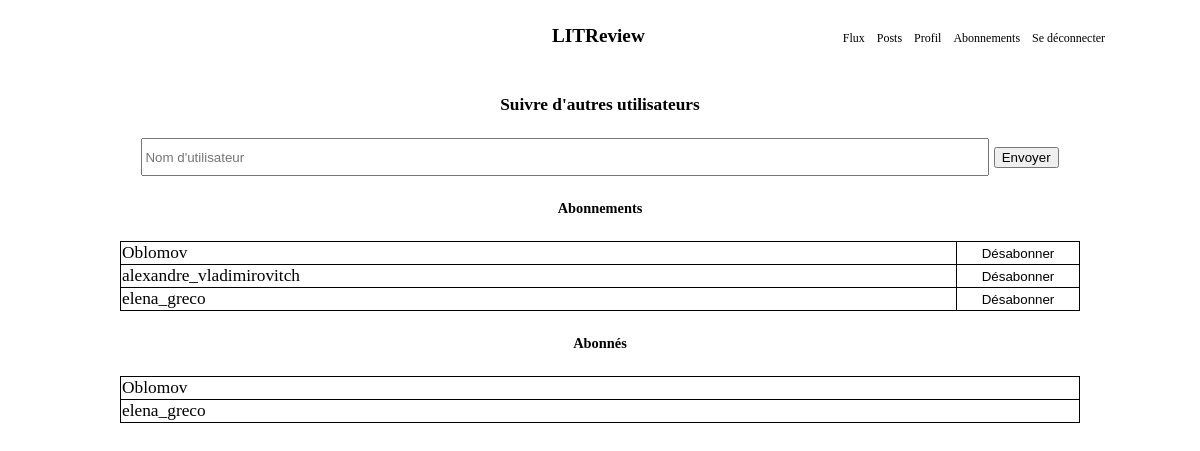
Screenshot of /abonnements/ (signed in) with the database file from the repository.
### feed/models.py (models this page shows)
class UserFollow(models.Model):
    user = models.ForeignKey(
        to=settings.AUTH_USER_MODEL, on_delete=models.CASCADE, related_name="following"
    )
    followed_user = models.ForeignKey(
        to=settings.AUTH_USER_MODEL,
        on_delete=models.CASCADE,
        related_name="followed_by",
    )
    class Meta:
        unique_together = (
            "user",
            "followed_user",
        )

### subscriptions/views.py (the view)
# urls.py: path("abonnements/", include("subscriptions.urls")),
@login_required
def subscriptions(request):
    search(request)
    followers = UserFollow.objects.filter(user=request.user)
    followings = UserFollow.objects.filter(followed_user=request.user)
    return render(
        request,
        "subscriptions/subscriptions.html",
        {"followers": followers, "followings": followings},
    )

### templates/subscriptions/subscriptions.html (shortened to what this page needs)
{% extends '../navigation.html' %}
{% block subscriptions %}
<head>
  {% load static %}
  <link rel="stylesheet" type="text/css" href="{% static 'subscription/style.css' %}">
</head>
<div class="subscribe-segment">
	<h4>Suivre d'autres utilisateurs</h4>
	<div class="search-container">
    	<form action="{% url 'search' %}" method=POST>
      	<input class="search-bar" type="text" placeholder="Nom d'utilisateur" name="search">
      	<button type="submit">Envoyer</button>
    	</form>
	</div>
<h5>Abonnements</h5>
{% if followings.exists %}
	<table class="user-follows" id="following">
	 	{% for following in followings %}
			<tr>
	 			<td>{{ following.user }}</td>
				<td class="td-button">
					<button type="button" onclick="location.href='{% url 'unsubscribe' following.id %}'">Désabonner</button>
				</td>
			</tr>
	 	{% endfor %}
	 	</table>
	{% else %}
	 	<p>Vous ne suivez personne pour le moment</p>
	{% endif %}
<h5>Abonnés</h5>
{% if followers.exists %}
	<table class="user-follows" id="follower">
		{% for follower in followers %}
			<tr>
				<td>{{ follower.followed_user }}</td>
			</tr>
 		{% endfor %}
 		</table>
 	{% else %}
 		<p>Vous n'avez pas encore d'abonnés</p>
 	{% endif %}
</div>
{% endblock %}

### static/style.css (style rules this page uses)
body, html { margin: 0; color: black; font-size: 13pt; font-family: 'montserrat'; }

### static/subscription/style.css (style rules this page uses)
.subscribe-segment { display: flex; flex-direction: column; justify-content: center; align-items: center; }
.search-bar { min-width: 70vw; min-height: 4vh; }
table { table-layout: fixed; min-width: 80vw; border-collapse: collapse; border: black solid 1px; }
td { border: black solid 0.5px; }
.td-button { width: 10vw; }
.td-button button { width: 100%; height: 100%; background-color: white; border: white; cursor: pointer; }

### rows the page displays
UserFollow: user "Oblomov"
UserFollow: user "alexandre_vladimirovitch"
UserFollow: user "elena_greco"
UserFollow: followed_user "Oblomov"
UserFollow: followed_user "elena_greco"
